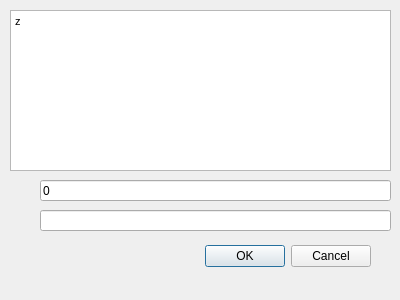
<?xml version="1.0" encoding="UTF-8"?>
<ui version="4.0">
 <class>CalculatorDialog</class>
 <widget class="QDialog" name="CalculatorDialog">
  <property name="geometry">
   <rect>
    <x>0</x>
    <y>0</y>
    <width>400</width>
    <height>300</height>
   </rect>
  </property>
  <property name="windowTitle">
   <string>Dialog</string>
  </property>
  <widget class="QDialogButtonBox" name="buttonBox">
   <property name="geometry">
    <rect>
     <x>30</x>
     <y>240</y>
     <width>341</width>
     <height>32</height>
    </rect>
   </property>
   <property name="orientation">
    <enum>Qt::Horizontal</enum>
   </property>
   <property name="standardButtons">
    <set>QDialogButtonBox::Cancel|QDialogButtonBox::Ok</set>
   </property>
  </widget>
  <widget class="QTextEdit" name="txtFormula">
   <property name="geometry">
    <rect>
     <x>10</x>
     <y>10</y>
     <width>381</width>
     <height>161</height>
    </rect>
   </property>
   <property name="html">
    <string>&lt;!DOCTYPE HTML PUBLIC &quot;-//W3C//DTD HTML 4.0//EN&quot; &quot;http://www.w3.org/TR/REC-html40/strict.dtd&quot;&gt;
&lt;html&gt;&lt;head&gt;&lt;meta name=&quot;qrichtext&quot; content=&quot;1&quot; /&gt;&lt;style type=&quot;text/css&quot;&gt;
p, li { white-space: pre-wrap; }
&lt;/style&gt;&lt;/head&gt;&lt;body style=&quot; font-family:'MS Shell Dlg 2'; font-size:7.875pt; font-weight:400; font-style:normal;&quot;&gt;
&lt;p style=&quot; margin-top:0px; margin-bottom:0px; margin-left:0px; margin-right:0px; -qt-block-indent:0; text-indent:0px;&quot;&gt;z&lt;/p&gt;&lt;/body&gt;&lt;/html&gt;</string>
   </property>
   <property name="placeholderText">
    <string/>
   </property>
  </widget>
  <widget class="QLineEdit" name="txtInput">
   <property name="geometry">
    <rect>
     <x>40</x>
     <y>180</y>
     <width>351</width>
     <height>21</height>
    </rect>
   </property>
   <property name="text">
    <string>0</string>
   </property>
  </widget>
  <widget class="QLineEdit" name="txtAnswer">
   <property name="geometry">
    <rect>
     <x>40</x>
     <y>210</y>
     <width>351</width>
     <height>21</height>
    </rect>
   </property>
  </widget>
 </widget>
 <resources/>
 <connections>
  <connection>
   <sender>buttonBox</sender>
   <signal>accepted()</signal>
   <receiver>CalculatorDialog</receiver>
   <slot>accept()</slot>
   <hints>
    <hint type="sourcelabel">
     <x>248</x>
     <y>254</y>
    </hint>
    <hint type="destinationlabel">
     <x>157</x>
     <y>274</y>
    </hint>
   </hints>
  </connection>
  <connection>
   <sender>buttonBox</sender>
   <signal>rejected()</signal>
   <receiver>CalculatorDialog</receiver>
   <slot>reject()</slot>
   <hints>
    <hint type="sourcelabel">
     <x>316</x>
     <y>260</y>
    </hint>
    <hint type="destinationlabel">
     <x>286</x>
     <y>274</y>
    </hint>
   </hints>
  </connection>
 </connections>
 <slots>
  <signal>calculate()</signal>
 </slots>
</ui>
